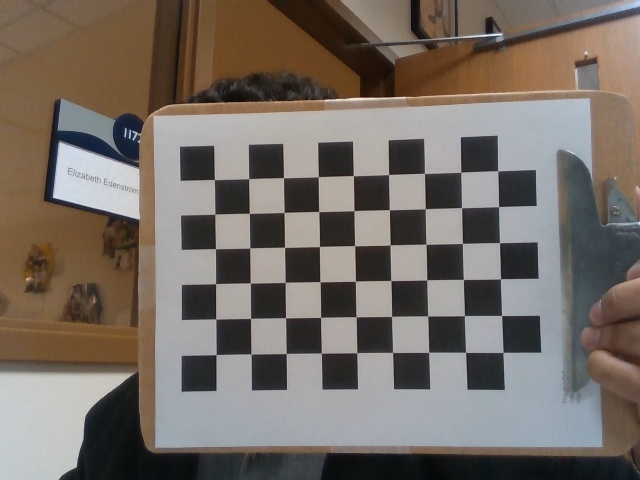
#> input picture calib_images/img_00.jpg, 640 x 480 px; its folder holds 4 pictures in this run
$ python calibrate.py
#> lines starting #> are read from the running program, lines starting #| are printed output that depends on the picture
import numpy as np
import cv2
import glob
import yaml

"""
After capturing images of a chessboard pattern, this script calibrates the camera
and saves the calibration parameters to a YAML file.
"""

# Chessboard settings
CHESSBOARD_SIZE = (9, 6)
SQUARE_SIZE = 22.5  # mm

# Prepare object points based on the chessboard size and square size
# objp will hold the 3D coordinates of the chessboard corners in the world space
objp = np.zeros((CHESSBOARD_SIZE[0]*CHESSBOARD_SIZE[1], 3), np.float32)

# Generate the grid points in the chessboard pattern
# objp[:, :2] will hold the x, y coordinates of the corners
objp[:, :2] = np.mgrid[0:CHESSBOARD_SIZE[0], 0:CHESSBOARD_SIZE[1]].T.reshape(-1, 2)

# Scale the points by the size of each square
objp *= SQUARE_SIZE

# Arrays to store points
objpoints = []  # 3D points
imgpoints = []  # 2D points

# Load images from the specified directory
images = glob.glob("calib_images/*.jpg")

for fname in images:
    img = cv2.imread(fname)
#> img is the input picture: shape (480, 640, 3); mean B, G, R 101.4, 108.8, 117.7
    gray = cv2.cvtColor(img, cv2.COLOR_BGR2GRAY)
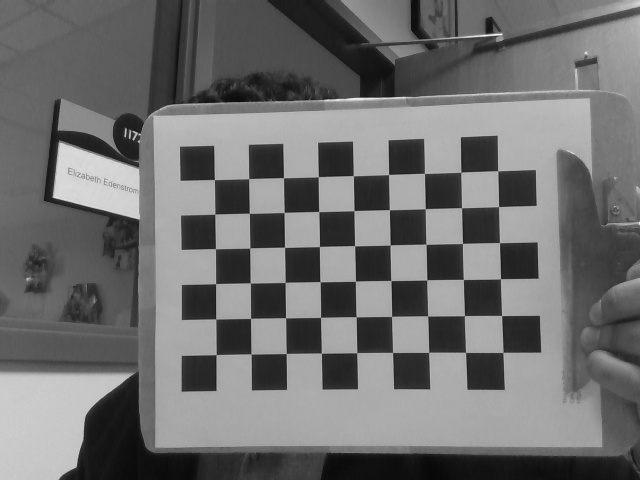
#> gray: shape (480, 640); min 6, max 249, mean 110.6

    # Find the chessboard corners
    found, corners = cv2.findChessboardCorners(gray, CHESSBOARD_SIZE, None)
#> found = True; corners = 54 rows, first 8: [214.4, 179.5], [248.7, 178.6], [283.4, 177.6], [318.4, 176.6], [353.3, 175.7], [388.7, 174.5], [424.5, 173.5], [460.9, 172.2]

    # If corners are found, continue
    if found:
        objpoints.append(objp)
        # Refine the corner locations
        corners2 = cv2.cornerSubPix(
            gray, corners, (11, 11), (-1, -1),
            (cv2.TERM_CRITERIA_EPS + cv2.TERM_CRITERIA_MAX_ITER, 30, 0.001)
        )
#> corners2 = 54 rows, first 8: [214.4, 179.5], [248.6, 178.7], [283.5, 177.6], [318.3, 176.7], [353.4, 175.7], [388.6, 174.6], [424.5, 173.4], [460.8, 172.2]
        # Append the refined corners to imgpoints list
        imgpoints.append(corners2)
#> pass 2 of the loop `for fname in images:`:
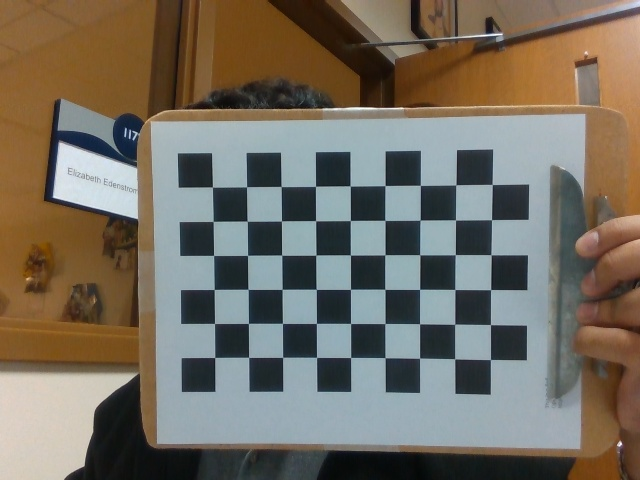
#> input picture calib_images/img_01.jpg, 640 x 480 px
#> img is the input picture: shape (480, 640, 3); mean B, G, R 97.9, 109.9, 117
#> `gray = cv2.cvtColor(img, cv2.COLOR_BGR2GRAY)`:
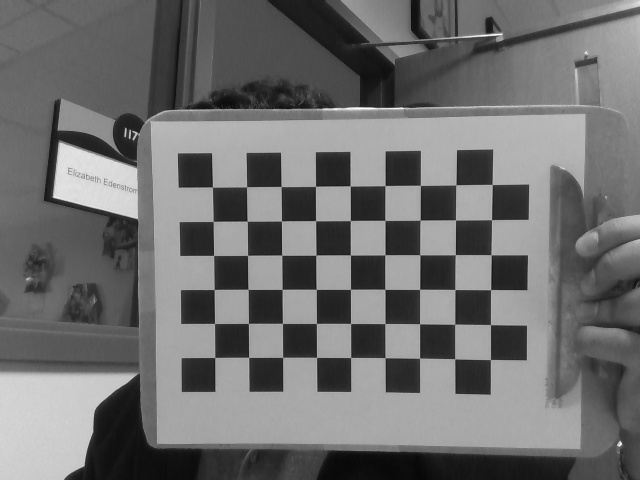
#> gray: shape (480, 640); min 6, max 255, mean 110.7
#> corners = 54 rows, first 8: [212.4, 187], [246.6, 186.7], [281.2, 186.5], [315.5, 186.3], [350.2, 185.9], [385.2, 185.5], [420.4, 185.4], [455.9, 184.8]
#> corners2 = 54 rows, first 8: [212.4, 187], [246.5, 186.8], [281.1, 186.5], [315.5, 186.3], [350.2, 185.9], [385, 185.6], [420.4, 185.3], [455.8, 184.8]
#> pass 3 of the loop `for fname in images:`:
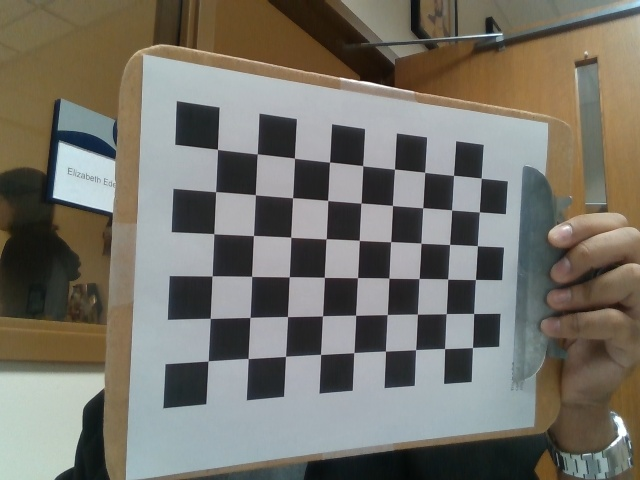
#> input picture calib_images/img_02.jpg, 640 x 480 px
#> img is the input picture: shape (480, 640, 3); mean B, G, R 106.1, 115, 117.8
#> `gray = cv2.cvtColor(img, cv2.COLOR_BGR2GRAY)`:
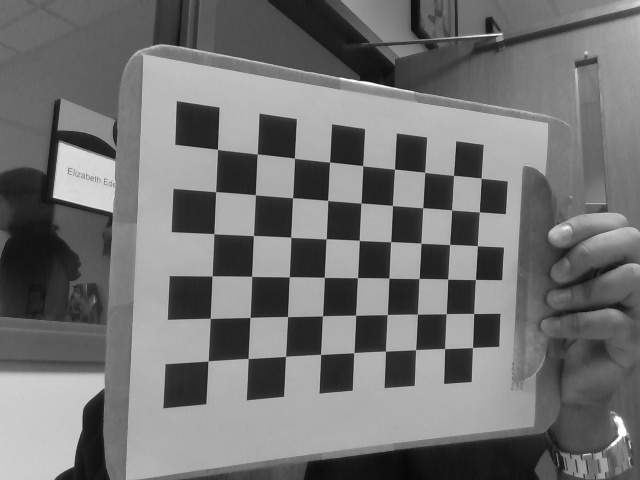
#> gray: shape (480, 640); min 6, max 254, mean 114.8
#> corners = 54 rows, first 8: [217.4, 149.3], [257.3, 153.7], [294.4, 158.2], [329.5, 162.1], [362.6, 165.6], [394.5, 169.2], [424.6, 172.4], [453.6, 175.4]
#> corners2 = 54 rows, first 8: [217.5, 149.4], [257.2, 153.9], [294.5, 158.2], [329.5, 162], [362.7, 165.7], [394.5, 169.1], [424.7, 172.3], [453.5, 175.4]
#> the loop made 4 passes; the first 3 are shown

# Calibrate the camera using the collected object points and image points
ret, mtx, dist, rvecs, tvecs = cv2.calibrateCamera(
    objpoints, imgpoints, gray.shape[::-1], None, None
)

# print the calibration results
print("Camera matrix:\n", mtx)
print("Distortion coefficients:\n", dist)
print("Reprojection error:", ret)

calib_data = {
    "camera_matrix": mtx.tolist(),
    "dist_coeff": dist.tolist(),
    "reprojection_error": float(ret)
}

# Save the calibration data to a YAML file
with open("calibration.yaml", "w") as f:
    yaml.dump(calib_data, f)

print("Saved calibration.yaml")
